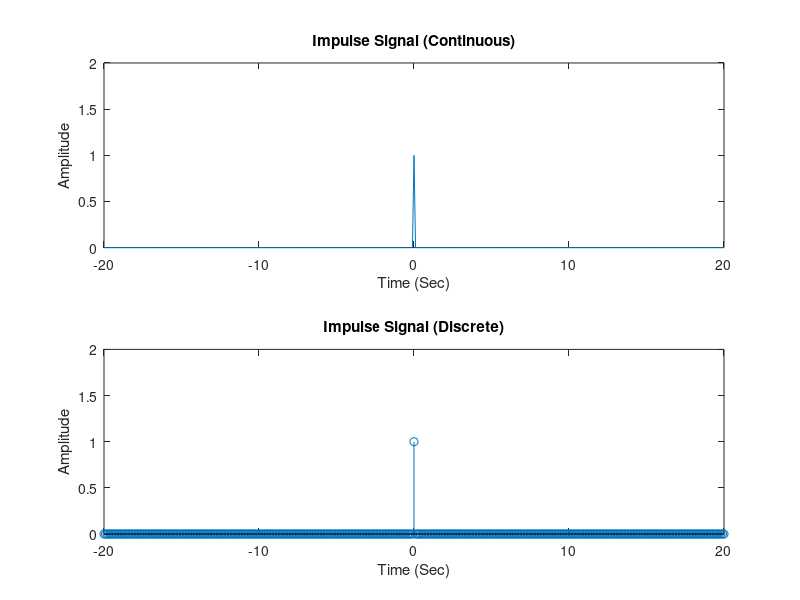

Reproduce this figure in MATLAB.
%Impulse function
fs = 10;
n = -20 : 1 / fs : 20;
t = -20 : 1 / fs : 20;

imp = zeros(1, length(n));
imp(n == 0) = 1;

amp = zeros(1, length(t));
amp(t == 0) = 1;

subplot(211);
plot(n, imp);
title('Impulse Signal (Continuous)');
xlabel('Time (Sec)');
ylabel('Amplitude');
axis([-20 20 0 2]);

subplot(212);
stem(t, amp);
title('Impulse Signal (Discrete)');
xlabel('Time (Sec)');
ylabel('Amplitude');
axis([-20 20 0 2]);
